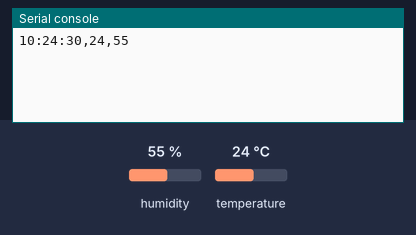
The program below on a simulated CircuitPython board. Parts: the last lines printed to the serial console. The inputs (shaded band) are chosen by the test bench; at power-on: humidity 55 %, temperature 24 °C. The clock reads 2024-03-15 10:24:30 at power-on unless the program sets it.

Above: at 1.2 s.
1.3 s: humidity set to 22 %
At 4.3 s:
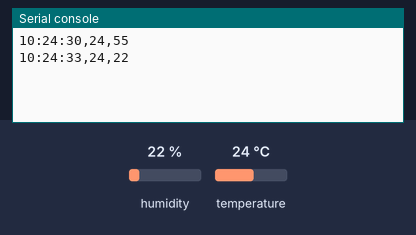
5.3 s: temperature set to 12 °C
At 7.5 s:
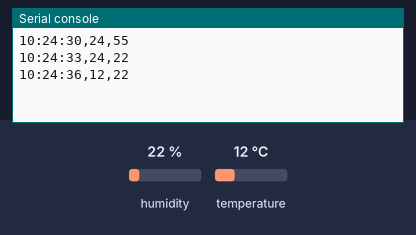
9.3 s: humidity set to 40 %
At 10.7 s:
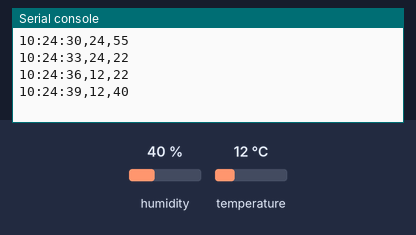
Timing chart, 0 to 12.3 s (numbered marks = the images above; inputs shaded):
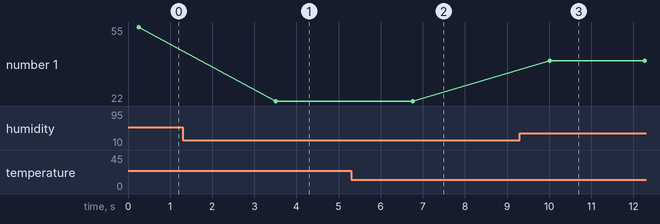

Measured:
- after the input at 1.3 s, the serial console: prints a new line after 2.2 s (image 1)
- after the input at 5.3 s, the serial console: prints a new line after 1.5 s (image 2)
- after the input at 9.3 s, the serial console: prints a new line after 0.71 s (image 3)
- plotted number 1: 55 → 22 after the input at 1.3 s, 22 → 40 after the input at 9.3 s

The program:

02-Temperatur-Humidity.py
```python
import time
import adafruit_dht
import board

# Constants
INTERVAL = 3

# Setup
dht = adafruit_dht.DHT11(board.A4)  # nRF52840, Grove A4

# Main Loop
while True:
    start = time.time()
    t = time.localtime(start)
    try:
        # Read the temperature and convert it to integer
        temperature = int(round(dht.temperature))
        # Read the humidity and convert it to integer
        humidity = int(round(dht.humidity))
        # Print timestamp, temperatur, humidity
        print("{:d}:{:02d}:{:02d},{:g},{:g}".format(
            t.tm_hour, t.tm_min, t.tm_sec, temperature, humidity))

    except RuntimeError as e:
        # Reading doesn't always work! Just print error and we'll try again
        print("{:d}:{:02d}:{:02d},{:g},{:g}".format(
            t.tm_hour, t.tm_min, t.tm_sec, -1, -1))

    end = time.time()
    # Wait for the remaining time
    time.sleep(INTERVAL - (end - start))# Write your code here :-)
```
